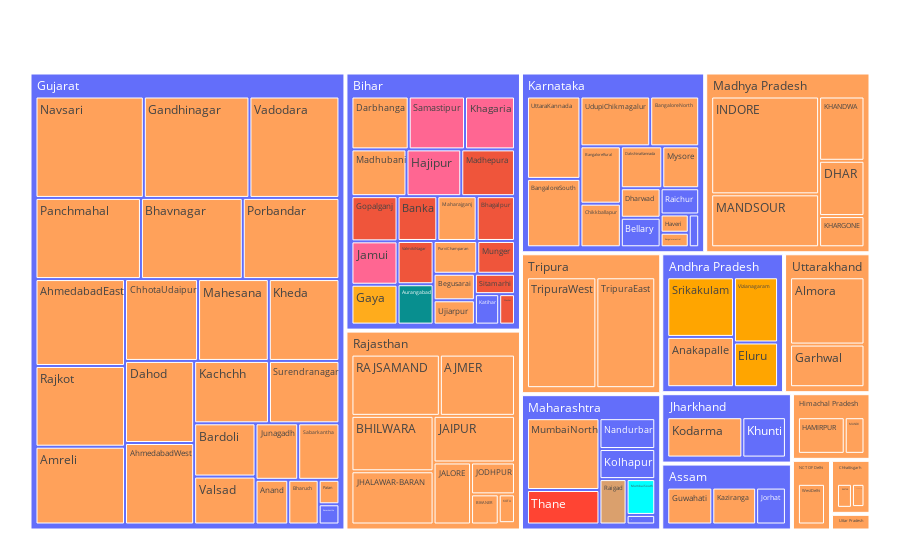

Notebook code for this chart:
### Code cell
fig = px.treemap(
    nota_in_top_3_df, 
    path = ['name_of_state_or_ut', 'constituency_name'], 
    values = 'mov',
    # color='winning_party',
    color = nota_in_top_3_df['winning_party'],
    color_discrete_map = color_mapping
)
fig.update_layout(margin = dict(t=50, l=25, r=25, b=25))
fig.show()

### Figure 1 — Plotly figure (JSON) as saved in the notebook; plotly's stock layout.template omitted (floating-point values rounded to 4 significant figures)
{"data": [{"branchvalues": "total", "customdata": [["Bharatiya Janata Party"], ["Janata Dal  (United)"], ["Shiv Sena (Uddhav Balasaheb Thackrey)"], ["Shiv Sena"], ["Indian National Congress"], ["Bharatiya Janata Party"], ["Bharatiya Janata Party"], ["Bharatiya Janata Party"], ["Bharatiya Janata Party"], ["Indian National Congress"], ["Bharatiya Janata Party"], ["Bharatiya Janata Party"], ["Bharatiya Janata Party"], ["Indian National Congress"], ["Bharatiya Janata Party"], ["Bharatiya Janata Party"], ["Bharatiya Janata Party"], ["Bharatiya Janata Party"], ["Bharatiya Janata Party"], ["Bharatiya Janata Party"], ["Indian National Congress"], ["Bharatiya Janata Party"], ["Bharatiya Janata Party"], ["Janata Dal  (United)"], ["Bharatiya Janata Party"], ["Bharatiya Janata Party"], ["Bharatiya Janata Party"], ["Bharatiya Janata Party"], ["Bharatiya Janata Party"], ["Bharatiya Janata Party"], ["Shiv Sena"], ["Bharatiya Janata Party"], ["Lok Janshakti Party(Ram Vilas)"], ["Bharatiya Janata Party"], ["Bharatiya Janata Party"], ["Nationalist Congress Party"], ["Indian National Congress"], ["Bharatiya Janata Party"], ["Bharatiya Janata Party"], ["Bharatiya Janata Party"], ["Bharatiya Janata Party"], ["Bharatiya Janata Party"], ["Bharatiya Janata Party"], ["Bharatiya Janata Party"], ["Bharatiya Janata Party"], ["Janata Dal  (United)"], ["Bharatiya Janata Party"], ["Bharatiya Janata Party"], ["Bharatiya Janata Party"], ["Janata Dal  (United)"], ["Bharatiya Janata Party"], ["Bharatiya Janata Party"], ["Bharatiya Janata Party"], ["Indian National Congress"], ["Bharatiya Janata Party"], ["Bharatiya Janata Party"], ["Bharatiya Janata Party"], ["Bharatiya Janata Party"], ["Bharatiya Janata Party"], ["Bharatiya Janata Party"], ["Bharatiya Janata Party"], ["Bharatiya Janata Party"], ["Bharatiya Janata Party"], ["Lok Janshakti Party(Ram Vilas)"], ["Bharatiya Janata Party"], ["Telugu Desam"], ["Indian National Congress"], ["Bharatiya Janata Party"], ["Janata Dal  (United)"], ["Bharatiya Janata Party"], ["Hindustani Awam Morcha (Secular)"], ["Bharatiya Janata Party"], ["Bharatiya Janata Party"], ["Telugu Desam"], ["Telugu Desam"], ["Bharatiya Janata Party"], ["Bharatiya Janata Party"], ["Bharatiya Janata Party"], ["Lok Janshakti Party(Ram Vilas)"], ["Bharatiya Janata Party"], ["Bharatiya Janata Party"], ["Bharatiya Janata Party"], ["Bharatiya Janata Party"], ["Bharatiya Janata Party"], ["Janata Dal  (United)"], ["Bharatiya Janata Party"], ["Indian National Congress"], ["Janata Dal  (United)"], ["Indian National Congress"], ["Lok Janshakti Party(Ram Vilas)"], ["Bharatiya Janata Party"], ["Bharatiya Janata Party"], ["Janata Dal  (United)"], ["Bharatiya Janata Party"], ["Bharatiya Janata Party"], ["Bharatiya Janata Party"], ["Rashtriya Janata Dal"], ["Bharatiya Janata Party"], ["Indian National Congress"], ["Bharatiya Janata Party"], ["Bharatiya Janata Party"], ["Bharatiya Janata Party"], ["(?)"], ["(?)"], ["(?)"], ["Bharatiya Janata Party"], ["(?)"], ["Bharatiya Janata Party"], ["(?)"], ["(?)"], ["Bharatiya Janata Party"], ["(?)"], ["Bharatiya Janata Party"], ["Bharatiya Janata Party"], ["Bharatiya Janata Party"], ["Bharatiya Janata Party"], ["Bharatiya Janata Party"]], "domain": {"x": [0, 1], "y": [0, 1]}, "hovertemplate": "labels=%{label}<br>mov=%{value}<br>parent=%{parent}<br>id=%{id}<br>winning_party=%{customdata[0]}<extra></extra>", "ids": ["Rajasthan/AJMER", "Bihar/Munger", "Maharashtra/MumbaiSouth", "Maharashtra/MumbaiNorthWest", "Maharashtra/MumbaiNorthCentral", "Maharashtra/MumbaiNorth", "Gujarat/Mahesana", "Bihar/Maharajganj", "Himachal Pradesh/MANDI", "Maharashtra/Kolhapur", "Jharkhand/Kodarma", "Gujarat/Kheda", "Assam/Kaziranga", "Bihar/Katihar", "Madhya Pradesh/KHARGONE", "Madhya Pradesh/KHANDWA", "Gujarat/Junagadh", "Rajasthan/JALORE", "Karnataka/Mysore", "Rajasthan/JAIPURRURAL", "Maharashtra/Nandurbar", "Gujarat/Porbandar", "Gujarat/Valsad", "Bihar/ValmikiNagar", "Gujarat/Vadodara", "Karnataka/UttaraKannada", "Bihar/Ujiarpur", "Karnataka/UdupiChikmagalur", "Tripura/TripuraWest", "Tripura/TripuraEast", "Maharashtra/Thane", "Gujarat/Surendranagar", "Bihar/Samastipur", "Gujarat/Sabarkantha", "Chhattisgarh/SURGUJA", "Maharashtra/Raigad", "Karnataka/Raichur", "Rajasthan/RAJSAMAND", "Bihar/PurviChamparan", "Gujarat/Navsari", "Rajasthan/JAIPUR", "Chhattisgarh/KANKER", "Gujarat/Bhavnagar", "Madhya Pradesh/DHAR", "Gujarat/ChhotaUdaipur", "Bihar/Bhagalpur", "Bihar/Begusarai", "Uttar Pradesh/Bareilly", "Gujarat/Bardoli", "Bihar/Banka", "Karnataka/Bangalorecentral", "Karnataka/BangaloreRural", "Karnataka/BangaloreNorth", "Gujarat/Banaskantha", "Rajasthan/BIKANER", "Rajasthan/BHILWARA", "Chhattisgarh/BASTAR", "Gujarat/Anand", "Uttarakhand/Almora", "Gujarat/AhmedabadWest", "Gujarat/Dahod", "Bihar/Darbhanga", "NCT OF Delhi/WestDelhi", "Bihar/Hajipur", "Assam/Guwahati", "Andhra Pradesh/Eluru", "Karnataka/Gulbarga", "Karnataka/Dharwad", "Bihar/Gopalganj", "Uttarakhand/Garhwal", "Bihar/Gaya", "Karnataka/Chikkballapur", "Andhra Pradesh/Anakapalle", "Andhra Pradesh/Srikakulam", "Andhra Pradesh/Vizianagaram", "Gujarat/Rajkot", "Gujarat/AhmedabadEast", "Rajasthan/KOTA", "Bihar/Khagaria", "Gujarat/Bharuch", "Gujarat/Patan", "Bihar/Madhubani", "Madhya Pradesh/MANDSOUR", "Gujarat/Kachchh", "Bihar/Madhepura", "Gujarat/Gandhinagar", "Jharkhand/Khunti", "Bihar/Sheohar", "Assam/Jorhat", "Bihar/Jamui", "Rajasthan/JHALAWAR-BARAN", "Rajasthan/JODHPUR", "Bihar/Sitamarhi", "Karnataka/DakshinaKannada", "Madhya Pradesh/INDORE", "Gujarat/Panchmahal", "Bihar/Aurangabad", "Gujarat/Amreli", "Karnataka/Bellary", "Karnataka/BangaloreSouth", "Himachal Pradesh/HAMIRPUR", "Karnataka/Haveri", "Andhra Pradesh", "Assam", "Bihar", "Chhattisgarh", "Gujarat", "Himachal Pradesh", "Jharkhand", "Karnataka", "Madhya Pradesh", "Maharashtra", "NCT OF Delhi", "Rajasthan", "Tripura", "Uttar Pradesh", "Uttarakhand"], "labels": ["AJMER", "Munger", "MumbaiSouth", "MumbaiNorthWest", "MumbaiNorthCentral", "MumbaiNorth", "Mahesana", "Maharajganj", "MANDI", "Kolhapur", "Kodarma", "Kheda", "Kaziranga", "Katihar", "KHARGONE", "KHANDWA", "Junagadh", "JALORE", "Mysore", "JAIPURRURAL", "Nandurbar", "Porbandar", "Valsad", "ValmikiNagar", "Vadodara", "UttaraKannada", "Ujiarpur", "UdupiChikmagalur", "TripuraWest", "TripuraEast", "Thane", "Surendranagar", "Samastipur", "Sabarkantha", "SURGUJA", "Raigad", "Raichur", "RAJSAMAND", "PurviChamparan", "Navsari", "JAIPUR", "KANKER", "Bhavnagar", "DHAR", "ChhotaUdaipur", "Bhagalpur", "Begusarai", "Bareilly", "Bardoli", "Banka", "Bangalorecentral", "BangaloreRural", "BangaloreNorth", "Banaskantha", "BIKANER", "BHILWARA", "BASTAR", "Anand", "Almora", "AhmedabadWest", "Dahod", "Darbhanga", "WestDelhi", "Hajipur", "Guwahati", "Eluru", "Gulbarga", "Dharwad", "Gopalganj", "Garhwal", "Gaya", "Chikkballapur", "Anakapalle", "Srikakulam", "Vizianagaram", "Rajkot", "AhmedabadEast", "KOTA", "Khagaria", "Bharuch", "Patan", "Madhubani", "MANDSOUR", "Kachchh", "Madhepura", "Gandhinagar", "Khunti", "Sheohar", "Jorhat", "Jamui", "JHALAWAR-BARAN", "JODHPUR", "Sitamarhi", "DakshinaKannada", "INDORE", "Panchmahal", "Aurangabad", "Amreli", "Bellary", "BangaloreSouth", "HAMIRPUR", "Haveri", "Andhra Pradesh", "Assam", "Bihar", "Chhattisgarh", "Gujarat", "Himachal Pradesh", "Jharkhand", "Karnataka", "Madhya Pradesh", "Maharashtra", "NCT OF Delhi", "Rajasthan", "Tripura", "Uttar Pradesh", "Uttarakhand"], "marker": {"colors": ["#ffa15a", "#ef553b", "#00FFFF", "#FF4433", "#636efa", "#ffa15a", "#ffa15a", "#ffa15a", "#ffa15a", "#636efa", "#ffa15a", "#ffa15a", "#ffa15a", "#636efa", "#ffa15a", "#ffa15a", "#ffa15a", "#ffa15a", "#ffa15a", "#ffa15a", "#636efa", "#ffa15a", "#ffa15a", "#ef553b", "#ffa15a", "#ffa15a", "#ffa15a", "#ffa15a", "#ffa15a", "#ffa15a", "#FF4433", "#ffa15a", "#ff6692", "#ffa15a", "#ffa15a", "#DAA06D", "#636efa", "#ffa15a", "#ffa15a", "#ffa15a", "#ffa15a", "#ffa15a", "#ffa15a", "#ffa15a", "#ffa15a", "#ef553b", "#ffa15a", "#ffa15a", "#ffa15a", "#ef553b", "#ffa15a", "#ffa15a", "#ffa15a", "#636efa", "#ffa15a", "#ffa15a", "#ffa15a", "#ffa15a", "#ffa15a", "#ffa15a", "#ffa15a", "#ffa15a", "#ffa15a", "#ff6692", "#ffa15a", "#FFA500", "#636efa", "#ffa15a", "#ef553b", "#ffa15a", "#FFAC1C", "#ffa15a", "#ffa15a", "#FFA500", "#FFA500", "#ffa15a", "#ffa15a", "#ffa15a", "#ff6692", "#ffa15a", "#ffa15a", "#ffa15a", "#ffa15a", "#ffa15a", "#ef553b", "#ffa15a", "#636efa", "#ef553b", "#636efa", "#ff6692", "#ffa15a", "#ffa15a", "#ef553b", "#ffa15a", "#ffa15a", "#ffa15a", "#088F8F", "#ffa15a", "#636efa", "#ffa15a", "#ffa15a", "#ffa15a", "#636efa", "#636efa", "#636efa", "#ffa15a", "#636efa", "#ffa15a", "#636efa", "#636efa", "#ffa15a", "#636efa", "#ffa15a", "#ffa15a", "#ffa15a", "#ffa15a", "#ffa15a"]}, "name": "", "parents": ["Rajasthan", "Bihar", "Maharashtra", "Maharashtra", "Maharashtra", "Maharashtra", "Gujarat", "Bihar", "Himachal Pradesh", "Maharashtra", "Jharkhand", "Gujarat", "Assam", "Bihar", "Madhya Pradesh", "Madhya Pradesh", "Gujarat", "Rajasthan", "Karnataka", "Rajasthan", "Maharashtra", "Gujarat", "Gujarat", "Bihar", "Gujarat", "Karnataka", "Bihar", "Karnataka", "Tripura", "Tripura", "Maharashtra", "Gujarat", "Bihar", "Gujarat", "Chhattisgarh", "Maharashtra", "Karnataka", "Rajasthan", "Bihar", "Gujarat", "Rajasthan", "Chhattisgarh", "Gujarat", "Madhya Pradesh", "Gujarat", "Bihar", "Bihar", "Uttar Pradesh", "Gujarat", "Bihar", "Karnataka", "Karnataka", "Karnataka", "Gujarat", "Rajasthan", "Rajasthan", "Chhattisgarh", "Gujarat", "Uttarakhand", "Gujarat", "Gujarat", "Bihar", "NCT OF Delhi", "Bihar", "Assam", "Andhra Pradesh", "Karnataka", "Karnataka", "Bihar", "Uttarakhand", "Bihar", "Karnataka", "Andhra Pradesh", "Andhra Pradesh", "Andhra Pradesh", "Gujarat", "Gujarat", "Rajasthan", "Bihar", "Gujarat", "Gujarat", "Bihar", "Madhya Pradesh", "Gujarat", "Bihar", "Gujarat", "Jharkhand", "Bihar", "Assam", "Bihar", "Rajasthan", "Rajasthan", "Bihar", "Karnataka", "Madhya Pradesh", "Gujarat", "Bihar", "Gujarat", "Karnataka", "Karnataka", "Himachal Pradesh", "Karnataka", "", "", "", "", "", "", "", "", "", "", "", "", "", "", ""], "type": "treemap", "values": [27.47, 7.1, 6.813, 0.005026, 1.814, 34.54, 30.46, 10.12, 7.359, 11.12, 27.52, 30.43, 15.27, 4.256, 8.662, 17.85, 12.68, 13.89, 9.381, 0.128, 11.42, 41.27, 15.48, 8.956, 48.02, 26.72, 5.768, 21.08, 50.55, 42.92, 16.58, 23.12, 17.11, 12.26, 4.454, 8.17, 6.139, 32.33, 8.223, 57.8, 22.67, 0.1489, 43.48, 15.34, 31.46, 9.855, 6.293, 3.109, 17.19, 10.24, 2.484, 14.05, 14.81, 2.21, 4.982, 27.19, 5.484, 7.7, 35.02, 29.63, 29.84, 17.39, 13.05, 14.72, 15.7, 13.16, 2.076, 7.122, 11.96, 22.17, 10.56, 10.68, 22.37, 26.54, 19.19, 38.02, 40.92, 2.798, 15.17, 7.148, 2.672, 14.78, 34.93, 24.54, 14.43, 56.34, 15.98, 2.761, 10.38, 11.49, 26.1, 8.359, 4.694, 10.54, 64.54, 45.01, 8.364, 36.63, 7.122, 22.18, 17.41, 3.117, 81.26, 41.35, 214.3, 10.09, 684.3, 24.77, 43.5, 157.5, 141.3, 90.45, 13.05, 165.9, 93.47, 3.109, 57.19]}], "layout": {"autosize": true, "legend": {"tracegroupgap": 0}, "margin": {"b": 25, "l": 25, "r": 25, "t": 50}}}
